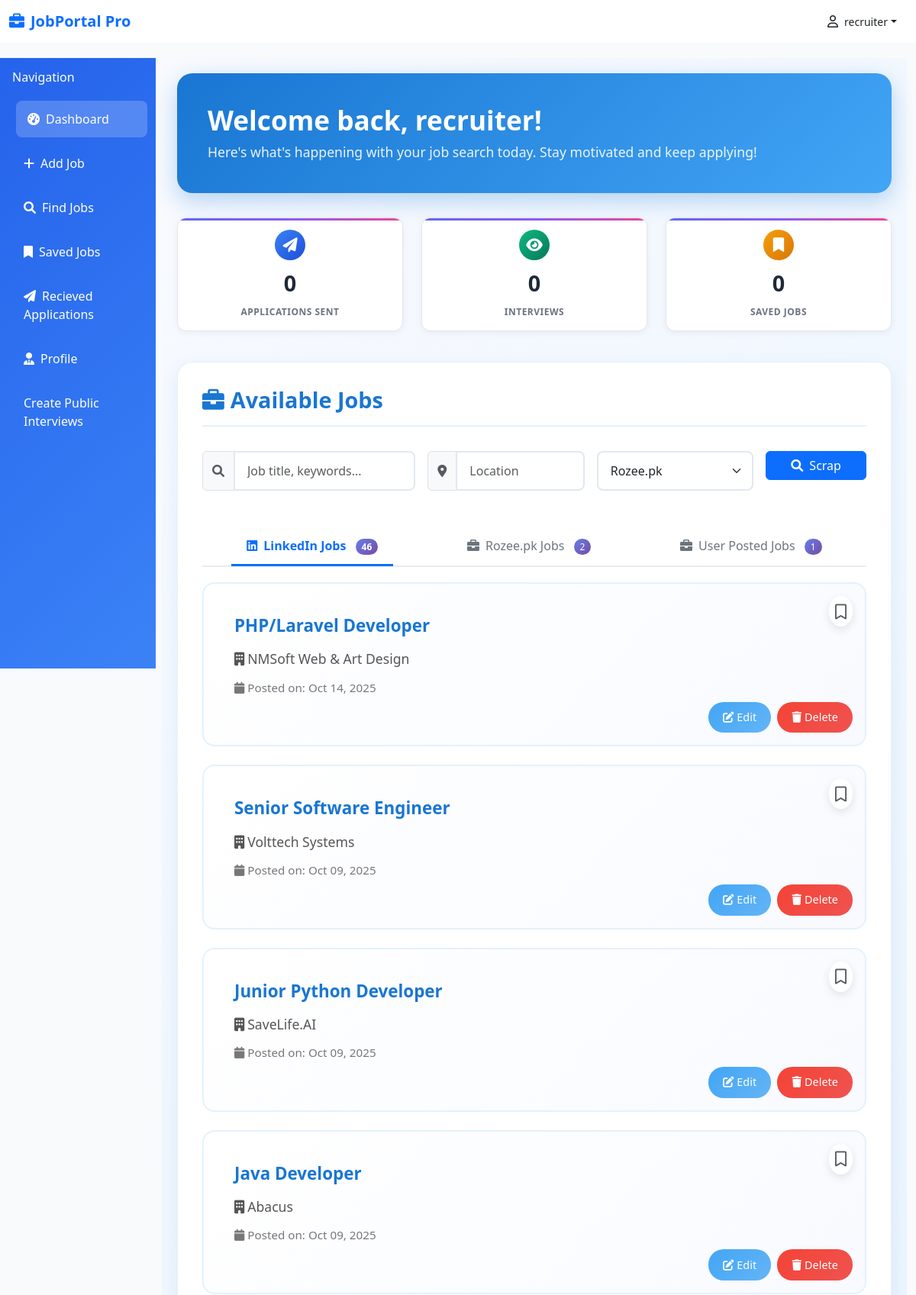
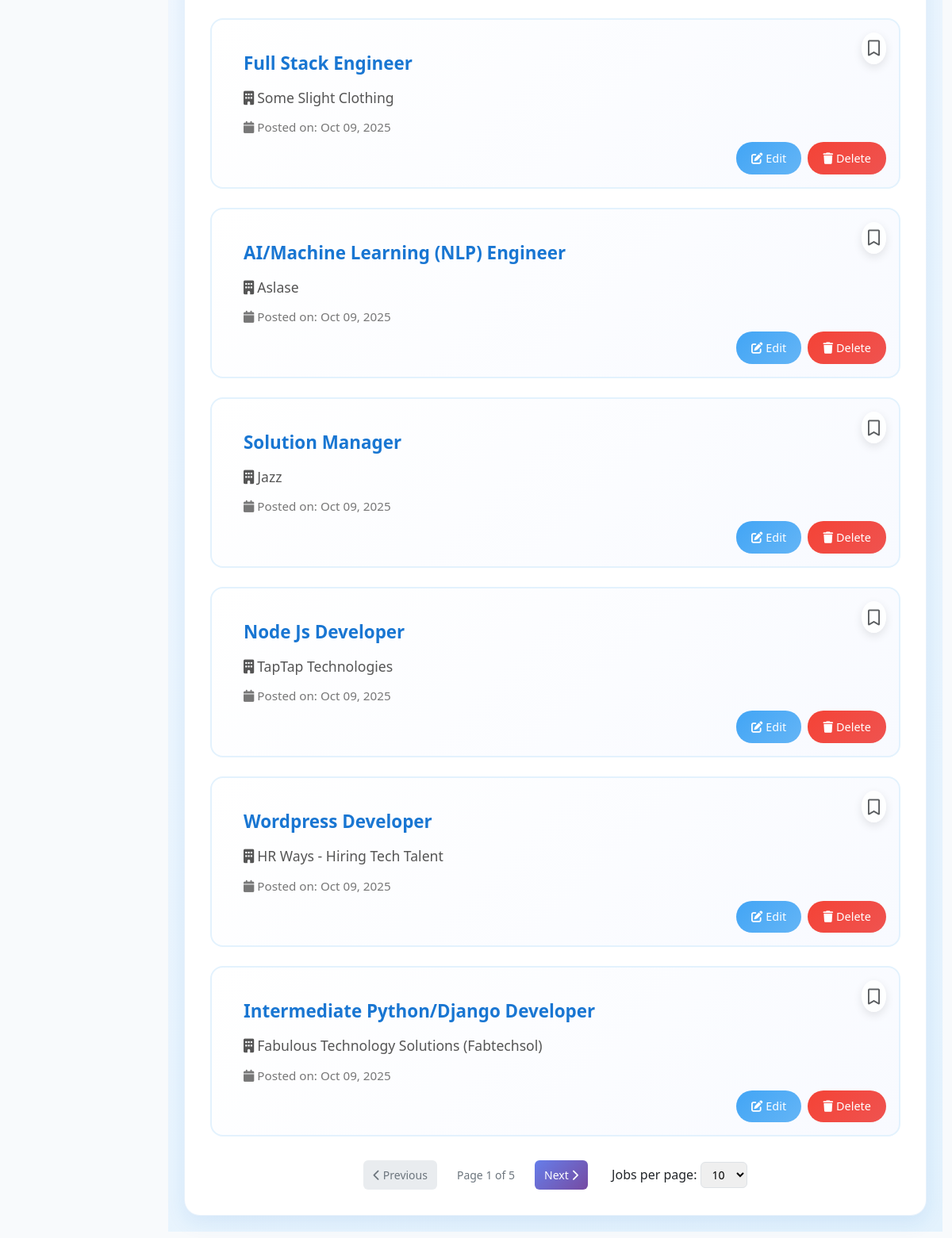
The app's page /dashboard (signed in) with its own data (2 pictures, top to bottom).
### database/models.py (models this page shows)
class User(Base):
    __tablename__ = "users"
    id = Column(Integer(), primary_key=True)
    name = Column(String(256), nullable=False)
    email = Column(String(256), nullable=False)
    password = Column(String(256), nullable=False)
    is_recruiter = Column(Boolean, default=False)

class Job(Base):
    __tablename__ = "job"
    id = Column(Integer, primary_key=True, index=True)
    link = Column(String, nullable=True)
    logo = Column(String, nullable=True)
    title = Column(String, nullable=False)
    company = Column(String, nullable=True)
    location = Column(String, nullable=True)
    salary = Column(String, nullable=True)
    description = Column(Text, nullable=True)
    responsibilities = Column(Text, nullable=True)
    requirements = Column(Text, nullable=True)
    skills = Column(JSON, nullable=True)
    seniority_level = Column(String, nullable=True)
    employment_type = Column(String, nullable=True)
    job_function = Column(String, nullable=True)
    industry = Column(String, nullable=True)
    posted_on = Column(String, nullable=True)
    source = Column(String, nullable=False)
    created_at = Column(DateTime, default=datetime.utcnow)
    user_id = Column(Integer(), ForeignKey('users.id'))
    user = relationship("User", backref=backref("job", cascade='all, delete-orphan'))

### apps/dashboard/dashboard.py (the view)
@dashboard_router.get("/dashboard", response_model=list[JobResponse])
async def dashboard(request:Request,
    current_user: str = Depends(get_current_user),
    db:Session=Depends(get_db)
    ):
    jobs = db.query(Job).order_by(Job.created_at.desc()).all()
    applications_count = db.query(Applicant).filter(Applicant.applicant == current_user.id).count()
    saved_count = db.query(SaveJob).filter(SaveJob.user_id == current_user.id).count()
    shortlisted_count = db.query(Applicant).filter(
        Applicant.applicant == current_user.id,
        Applicant.status == "shortlisted"
    ).count()
    stats = {
        "applications": applications_count,
        "saved": saved_count,
        "shortlisted": shortlisted_count
    }
    return templates.TemplateResponse("dashboard.html", {"request":request, "jobs":jobs, "current_user":current_user, "stats":stats})

### templates/dashboard.html (shortened to what this page needs)
{% extends 'base.html' %}
{% block csslink %}
    <link rel="stylesheet" href="{{ url_for('static', path='css/dashboard.css') }}">
{% endblock %}
{% block content %}
<div class="col-md-9 col-lg-10">
    <div class="main-content">
        <div class="welcome-section">
            <h2>Welcome back, {{current_user.name}}!</h2>
            <p>Here's what's happening with your job search today. Stay motivated and keep applying!</p>
        </div>
        <div class="row mb-4">
            <div class="col-md-4 mb-3">
                <div class="stats-card text-center">
                    <div class="stats-icon icon-applications">
                        <i class="fas fa-paper-plane"></i>
                    </div>
                    <div class="stats-number">{{stats.applications}}</div>
                    <div class="stats-label">Applications Sent</div>
                </div>
            </div>
            <div class="col-md-4 mb-3">
                <div class="stats-card text-center">
                    <div class="stats-icon icon-views">
                        <i class="fas fa-eye"></i>
                    </div>
                    <div class="stats-number">{{stats.shortlisted}}</div>
                    <div class="stats-label">Interviews</div>
                </div>
            </div>
            <div class="col-md-4 mb-3">
                <div class="stats-card text-center">
                    <div class="stats-icon icon-saved">
                        <i class="fas fa-bookmark"></i>
                    </div>
                    <div class="stats-number">{{stats.saved}}</div>
                    <div class="stats-label">Saved Jobs</div>
                </div>
            </div>
        </div>
        <div class="jobs-section">
            <div class="jobs-header">
                <h2><i class="fas fa-briefcase me-2"></i>Available Jobs</h2>
            </div>
            {% if current_user.is_recruiter %}
            <form method="post" action="{{ url_for('scrap_rozeepk') }}" class="mb-5">
                <div class="row g-3">
                    <div class="col-md-4">
                        <div class="input-group">
                            <span class="input-group-text bg-light">
                                <i class="fas fa-search text-muted"></i>
                            </span>
                            <input type="text" name="job_title" class="form-control" placeholder="Job title, keywords..." id="jobSearch">
                        </div>
                    </div>
                    <div class="col-md-3">
                        <div class="input-group">
                            <span class="input-group-text bg-light">
                                <i class="fas fa-map-marker-alt text-muted"></i>
                            </span>
                            <input type="text" class="form-control" name="location" placeholder="Location" id="locationSearch">
                        </div>
                    </div>
                    <div class="col-md-3">
                        <select class="form-select" id="jobType" name="source">
                            <option value="rozeepk">Rozee.pk</option>
                        </select>
                    </div>
                    <div class="col-md-2">
                        <button type="submit" class="btn btn-primary w-100">
                            <i class="fas fa-search me-2"></i>Scrap
                        </button>
                    </div>
                </div>
            </form>
            {% endif %}
            <ul class="nav nav-tabs justify-content-around job-tabs" id="jobTabs" role="tablist">
                <li class="nav-item" role="presentation">
                    <button class="nav-link active" id="linkedin-tab" data-bs-toggle="tab" data-bs-target="#linkedin-jobs" type="button" role="tab">
                        <i class="fab fa-linkedin me-2"></i>LinkedIn Jobs
                        <span class="job-count-badge" id="linkedin-count">0</span>
                    </button>
                </li>
                <li class="nav-item" role="presentation">
                    <button class="nav-link" id="rozee-tab" data-bs-toggle="tab" data-bs-target="#rozee-jobs" type="button" role="tab">
                        <i class="fas fa-briefcase me-2"></i>Rozee.pk Jobs
                        <span class="job-count-badge" id="rozee-count">0</span>
                    </button>
                </li>
                <li class="nav-item" role="presentation">
                    <button class="nav-link" id="user-posted-tab" data-bs-toggle="tab" data-bs-target="#user-posted-jobs" type="button" role="tab">
                        <i class="fas fa-briefcase me-2"></i>User Posted Jobs
                        <span class="job-count-badge" id="user-posted-count">0</span>
                    </button>
                </li>
            </ul>
            <div class="tab-content" id="jobTabsContent">
                <div class="tab-pane fade show active" id="linkedin-jobs" role="tabpanel">
                    <div id="linkedin-jobs-container">
                    </div>
                    <div class="pagination-container" id="linkedin-pagination" style="display: none;">
                        <button class="pagination-btn" id="linkedin-prev">
                            <i class="fas fa-chevron-left"></i> Previous
                        </button>
                        <span class="pagination-info" id="linkedin-info"></span>
                        <button class="pagination-btn" id="linkedin-next">
                            Next <i class="fas fa-chevron-right"></i>
                        </button>
                        <div class="page-size-selector">
                            <label for="linkedin-page-size">Jobs per page:</label>
                            <select id="linkedin-page-size">
                                <option value="10" selected>10</option>
                            </select>
                        </div>
                    </div>
                </div>
            </div>
            <div id="all-jobs" style="display: none;">
                {% for job in jobs %}
                <div class="job-item" data-source="{{ job.source }}">
                    <form action="{{ url_for('save_job', job_id=job.id) }}" method="post" class="position-absolute top-0 end-0 m-3">
                        {% set saved_job_ids = current_user.savejob | map(attribute='job_id') | list %}
                        <button class="bookmark-btn" {% if job.id in saved_job_ids %} disabled {% endif %}>
                            {% if job.id in saved_job_ids %}
                                <i class="fa-solid fa-bookmark fa-lg text-warning"></i>
                            {% else %}
                                <i class="fa-regular fa-bookmark fa-lg text-muted"></i>
                            {% endif %}
                        </button>
                    </form>
                    <div class="pe-5">
                        <a href="{{ url_for('get_job_detail', job_id=job.id) }}" class="job-title">
                            {{ job.title }}
                        </a>
                        <div class="job-company">
                            <i class="fas fa-building me-1"></i>{{ job.company }}
                        </div>
                        <div class="job-posted">
                            <i class="fas fa-calendar me-1"></i>Posted on: {{ job.created_at.strftime('%b %d, %Y') }}
                        </div>
                    </div>
                    {% if current_user.is_recruiter %}
                    <div class="position-absolute bottom-0 end-0 m-3">
                        <div class="recruiter-actions">
                            <a class="btn-edit" href="{{ url_for('get_edit_job', job_id=job.id) }}">
                                <i class="fas fa-edit me-1"></i>Edit
                            </a>
                            <a class="btn-delete" href="{{ url_for('delete_job', job_id=job.id) }}">
                                <i class="fas fa-trash me-1"></i>Delete
                            </a>
                        </div>
                    </div>
                    {% endif %}
                </div>
                {% endfor %}
            </div>
        </div>
    </div>
</div>
{% endblock %}

### templates/base.html (shortened to what this page needs)
<!DOCTYPE html>
<html lang="en">
<head>
    <link href="https://cdn.jsdelivr.net/npm/bootstrap@5.3.0/dist/css/bootstrap.min.css" rel="stylesheet">
    <link href="https://cdnjs.cloudflare.com/ajax/libs/font-awesome/6.0.0/css/all.min.css" rel="stylesheet">
    {% block csslink %} {% endblock %}
    <link rel="stylesheet" href="{{ url_for('static', path='css/base.css') }}">
</head>
<body>
    <nav class="navbar navbar-expand-lg navbar-light bg-white fixed-top">
        <div class="container-fluid">
            <a class="navbar-brand fw-bold text-primary" href=" {{url_for('dashboard')}} ">
                <i class="fas fa-briefcase me-2"></i>JobPortal Pro
            </a>
            <div class="d-flex align-items-center">
                <div class="dropdown">
                    <button class="btn text-dark dropdown-toggle d-flex align-items-center" type="button"
                        id="userDropdown" data-bs-toggle="dropdown" aria-expanded="false">
                        <i class="fa-regular fa-user me-2"></i>
                        <small>{{ current_user.name }}</small>
                    </button>
                </div>
            </div>
        </div>
    </nav>
    <div class="container-fluid" style="margin-top: 76px;">
        <div class="row">
            <div class="col-md-3 col-lg-2 px-0">
                <div class="sidebar">
                    <div class="p-3">
                        <h6 class="text-white mb-3">Navigation</h6>
                        <nav class="nav flex-column">
                            <a class="nav-link {% if request.url.path == '/dashboard' %}active{% endif %}"
                                href=" {{url_for('dashboard')}} "><i
                                    class="fas fa-tachometer-alt me-2"></i>Dashboard</a>
                            {% if current_user.is_recruiter %}
                            <a class="nav-link {% if request.url.path=='/add-job' %}active{% endif %}"
                                href=" {{url_for('add_job')}} "><i class="fas fa-plus me-2"></i>Add Job</a>
                            {% endif %}
                            <a class="nav-link {% if request.url.path=='/search' %}active{% endif %}"
                                href="{{url_for('get_search')}}"><i class="fas fa-search me-2"></i>Find Jobs</a>
                            <a class="nav-link {% if request.url.path=='/saved-job' %}active{% endif %}"
                                href=" {{url_for('saved_job')}} "><i class="fas fa-bookmark me-2"></i>Saved Jobs</a>
                            {% if current_user.is_recruiter %}
                            <a class="nav-link {% if request.url.path=='/get-applicant' %}active{% endif %}"
                                href=" {{url_for('get_applicants')}} "><i class="fas fa-paper-plane me-2"></i>Recieved
                                Applications</a>
                            {% endif %}
                            <a class="nav-link {% if request.url.path=='/profile' %}active{% endif %}"
                                href="{{url_for('get_profile')}}"><i class="fas fa-user-tie me-2"></i>Profile</a>
                            {% if current_user.is_recruiter %}
                            <a class="nav-link {% if request.url.path=='/recruiter-public-interview' %}active{% endif %}"
                                href=" {{url_for('recruiter_public_interview')}} ">Create Public Interviews</a>
                            {% endif %}
                        </nav>
                    </div>
                </div>
            </div>
            {% block content %} {% endblock %}
        </div>
    </div>
</body>
</html>

### records on screen
User: name "recruiter"
Job: title "PHP/Laravel Developer", company "NMSoft Web & Art Design", created_at "Oct 14, 2025"
Job: title "Senior Software Engineer", company "Volttech Systems", created_at "Oct 09, 2025"
Job: title "Junior Python Developer", company "SaveLife.AI", created_at "Oct 09, 2025"
Job: title "Java Developer", company "Abacus", created_at "Oct 09, 2025"
Job: title "Full Stack Engineer", company "Some Slight Clothing", created_at "Oct 09, 2025"
Job: title "AI/Machine Learning (NLP) Engineer", company "Aslase", created_at "Oct 09, 2025"
Job: title "Solution Manager", company "Jazz", created_at "Oct 09, 2025"
Job: title "Node Js Developer", company "TapTap Technologies", created_at "Oct 09, 2025"
Job: title "Wordpress Developer", company "HR Ways - Hiring Tech Talent", created_at "Oct 09, 2025"
Job: title "Intermediate Python/Django Developer", company "Fabulous Technology Solutions (Fabtechsol)", created_at "Oct 09, 2025"

### other values on screen
{{ stats.applications }} "0"
{{ stats.shortlisted }} "0"
{{ stats.saved }} "0"
